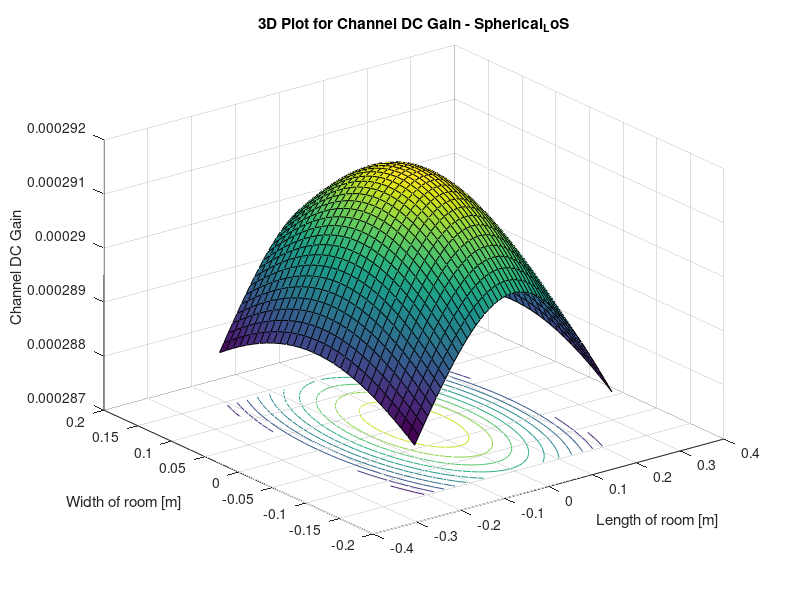
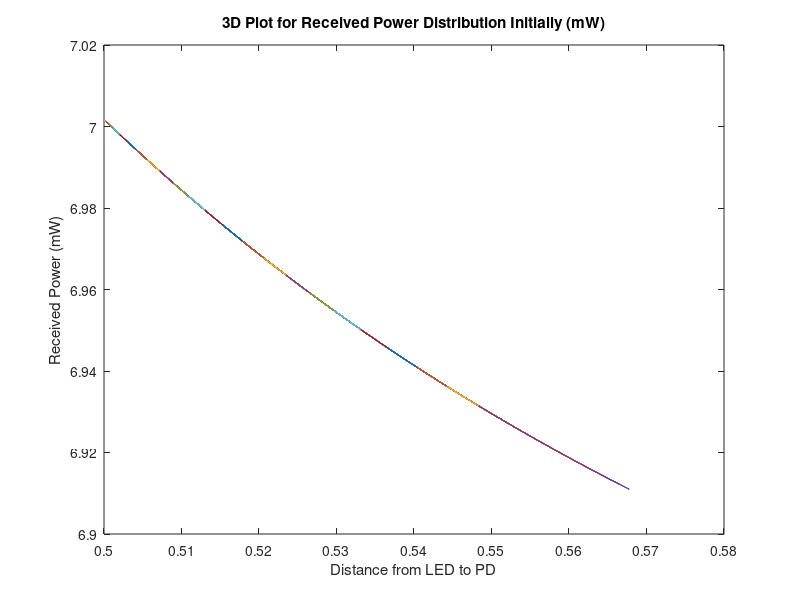
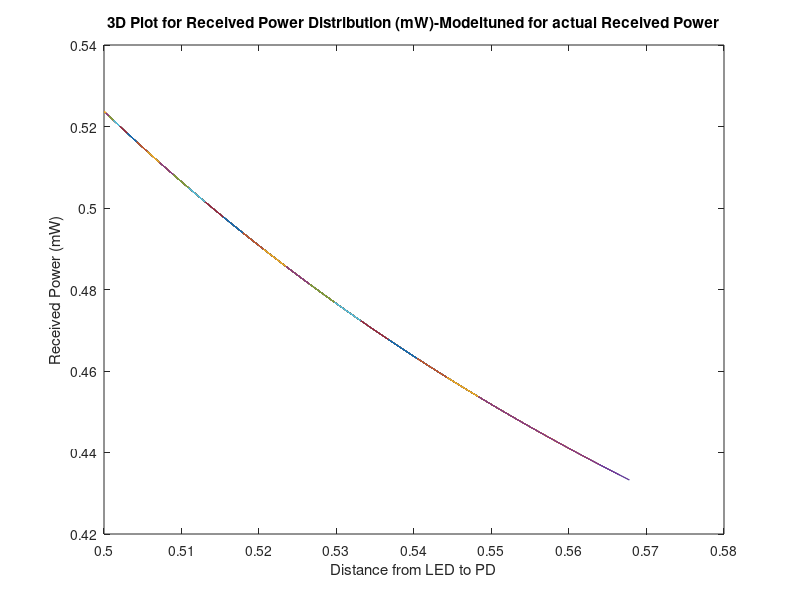

Source code (MATLAB) for these figures, in order:
%Parameters
phi = 60;
m=- log(2)/log(cosd(phi));
P_LED= 24000;
Arx= 7.45E-6;
Ts= 1;
%index= 1.5;
FOV= 55;
Ar=2.2E-6;
p=0.9;
Aroom=0.07015;

G_Con= 1;

lx=0.45; ly=0.295; lz=0.5;
h=lz;
[XT,YT]= meshgrid(0,0);

Nx = lx*100; Ny= ly*100;
x=-lx/2:lx/Nx:lx/2;
y=-ly/2:ly/Ny:ly/2;
[XR, YR] = meshgrid(x, y); 
D= sqrt((XR-XT).^2+ (YR-YT).^2+h^2);
cos_irradiance_angle = h./D; 
cos_incidence_angle = h./D;

HLOS=((m+1)*Arx*(cos_irradiance_angle.^m).*Ts.*G_Con.*cos_incidence_angle)./(2*pi.*D.^2);
Hdiff=(Ar*p)/(Aroom*(1-p));
Htotal=(HLOS+Hdiff);
P_rx=P_LED.*Htotal;
P_rx(find(abs(acosd(cos_incidence_angle))> FOV)) = 0; 
P_rx_initial =P_rx;
%P_rx_final =P_rx - (65.3-735.*D+3532.*(D.^(2))-7641.*(D.^(3))+6245.*(D.^(4)));
%P_rx_final =P_rx - (-183+1087.*D-2079.*(D.^(2))+1325.*(D.^(3)));
%P_rx_final =P_rx - (6.69-0.776.*D+0.737.*(D.^(2)));
P_rx_final =P_rx - (-4.05.*(10.^(-3)).*(D)+6.48);
%P_rx_dBm=(10*log10(P_rx));

figure(1)
surfc(x,y,Htotal);
xlabel('Length of room [m]')
ylabel('Width of room [m]' )
zlabel('Channel DC Gain' )
hold on
title('3D Plot for Channel DC Gain - Spherical_LoS' )

figure(2)
plot(D,P_rx_initial)
xlabel('Distance from LED to PD')
ylabel('Received Power (mW)')
title('3D Plot for Received Power Distribution Initially (mW)' ) 

figure(3)
plot(D,P_rx_final)
xlabel('Distance from LED to PD')
ylabel('Received Power (mW)')
title('3D Plot for Received Power Distribution (mW)-Modeltuned for actual Received Power' )





